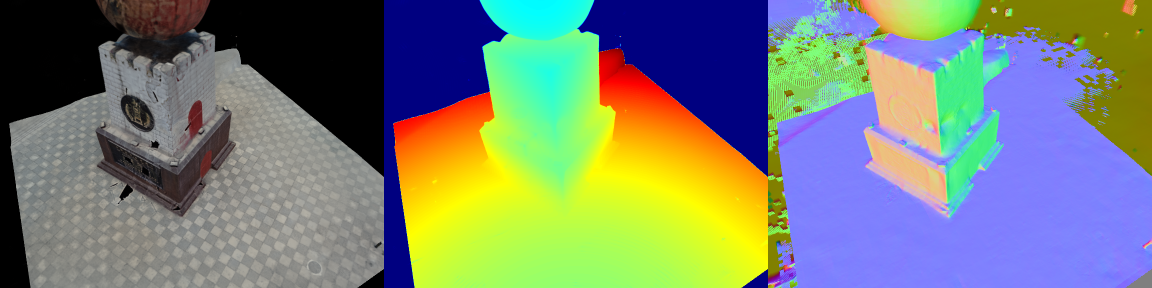
#> input picture assets/general_smooth.png, 2304 x 576 px (shown at 1/2 size)
$ python -i blendedmvs2colmap.py   (imports and definitions only)
#> lines starting #> are read from the running program, lines starting #| are printed output that depends on the picture
import os
import cv2
from tqdm import tqdm
import numpy as np
import struct
from typing import Tuple
import time
from argparse import ArgumentParser
import shutil
import json
from pathlib import Path
from PIL import Image

# from https://github.com/colmap/colmap/tree/dev/scripts/python
from utils.read_write_model import read_images_binary, rotmat2qvec
from utils.read_write_dense import read_array
from utils.read_write_model import read_model, write_model
from utils.database import COLMAPDatabase

colmap_bin = 'colmap'

# [114 lines left out: functions parse_args, run_command, create_cameras_and_points_txt, project_pinhole, create_images_txt, load_K_Rt_from_P and 2 more, not called in this run]

def load_from_blendedmvs(source: str) -> Tuple[list, dict, dict, dict, dict]:
    fx = []
    fy = []
    cx = []
    cy = []

    id_list = []
    pose_dict = dict()
    image_dict = dict()
    mask_dict = dict()
    blended_images_path = os.path.join(source, 'blended_images')
    for i, image_filename in enumerate(os.listdir(blended_images_path)):
        id_list.append(i)
        image = cv2.imread(os.path.join(blended_images_path, image_filename))
        H, W, _ = image.shape

        # Load extrinsic and intrinsic using load_cam()
        cam_file_path = os.path.join(source, 'cams', image_filename.replace('.jpg', '_cam.txt'))
        extrinsic, intrinsics = load_cam(cam_file_path)

        camtoworld =  np.linalg.inv(extrinsic)

        # Create mask where black pixels are 1, others are 0
        lower_black = np.array([0, 0, 0])
        upper_black = np.array([255, 255, 15])
        black_mask = cv2.inRange(image, lower_black, upper_black)
        foreground_mask = cv2.bitwise_not(black_mask)

        # append data
        fx.append(intrinsics[0, 0])
        fy.append(intrinsics[1, 1])
        cx.append(intrinsics[0, 2])
        cy.append(intrinsics[1, 2])
        pose_dict[i] = camtoworld

        image_dict[i] = image
        mask_dict[i] = foreground_mask

    intrinsic_dict = {'width': W, 'height': H, 'fx': fx[0], 'fy': fy[0], 'cx': cx[0], 'cy': cy[0]}
    return id_list, pose_dict, image_dict, mask_dict, intrinsic_dict

import requests
from rich.progress import track
from pathlib import Path
# [113 lines left out: functions get_vocab_tree, create_masked_image, main, not called in this run]


# [3 lines not run here, left out]

>>> import cv2
>>> picture = cv2.imread('../assets/general_smooth.png', cv2.IMREAD_GRAYSCALE)
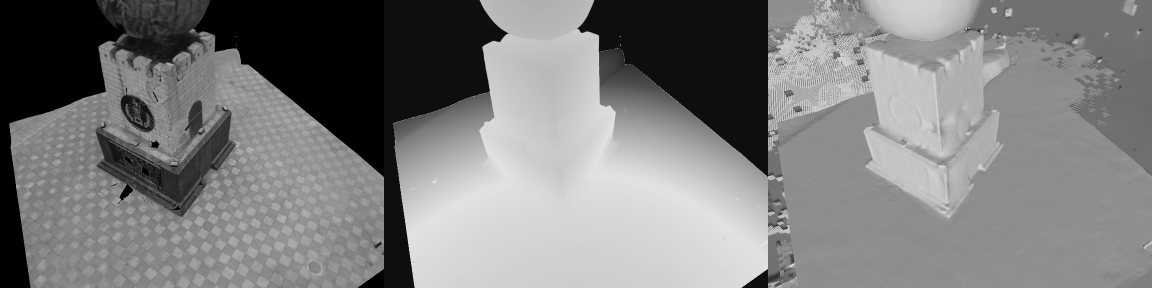
#> picture: shape (576, 2304) (shown at 1/2 size); min 0, max 225, mean 125
#> (the run stopped early here; a loop or call above may not have finished)

$ run again, on assets/nsr2angelo.png
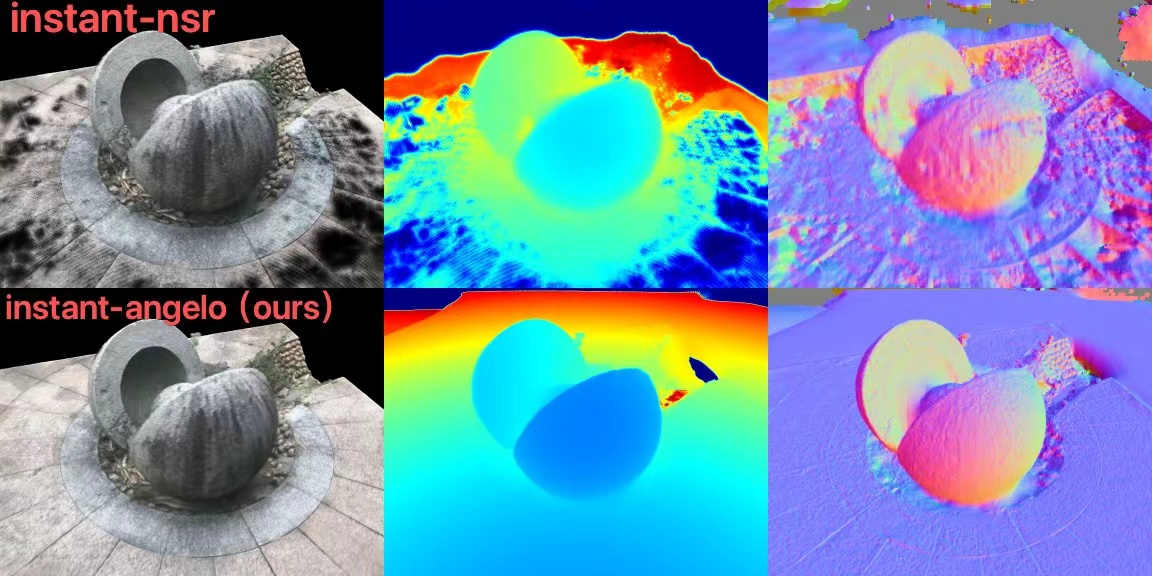
#> input picture assets/nsr2angelo.png, 1152 x 576 px
#> `picture = cv2.imread('../assets/general_smooth.png', cv2.IMREAD_GRAYSC..`:
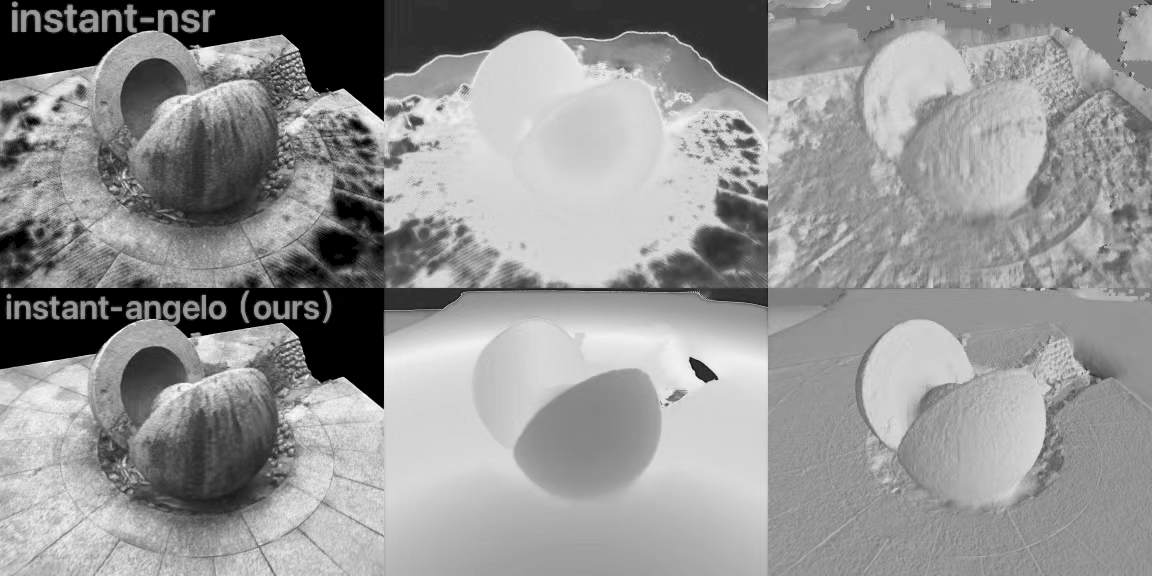
#> picture: shape (576, 1152); min 0, max 255, mean 147.7

$ run again, on assets/over-smooth.png
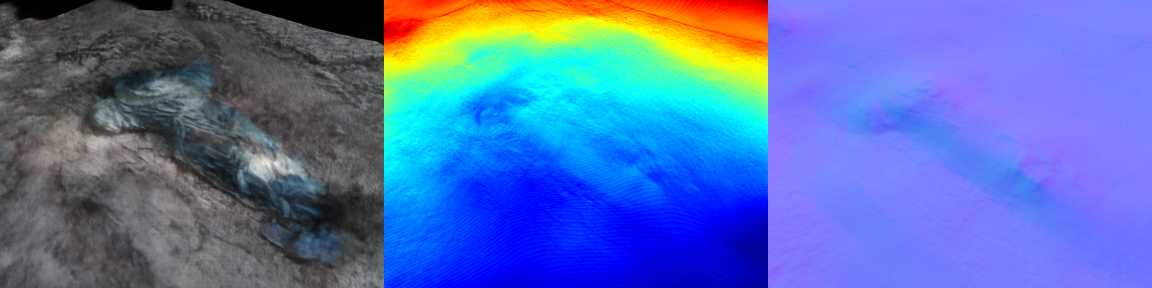
#> input picture assets/over-smooth.png, 2304 x 576 px (shown at 1/2 size)
#> `picture = cv2.imread('../assets/general_smooth.png', cv2.IMREAD_GRAYSC..`:
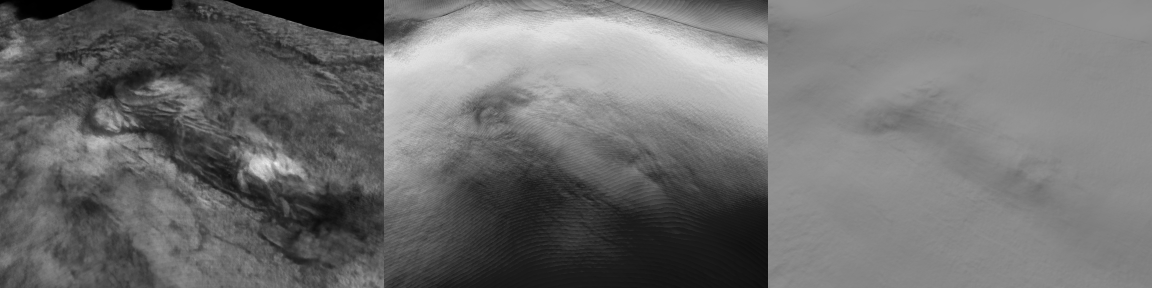
#> picture: shape (576, 2304) (shown at 1/2 size); min 0, max 243, mean 110.8

$ run again, on assets/sparse-50k.png
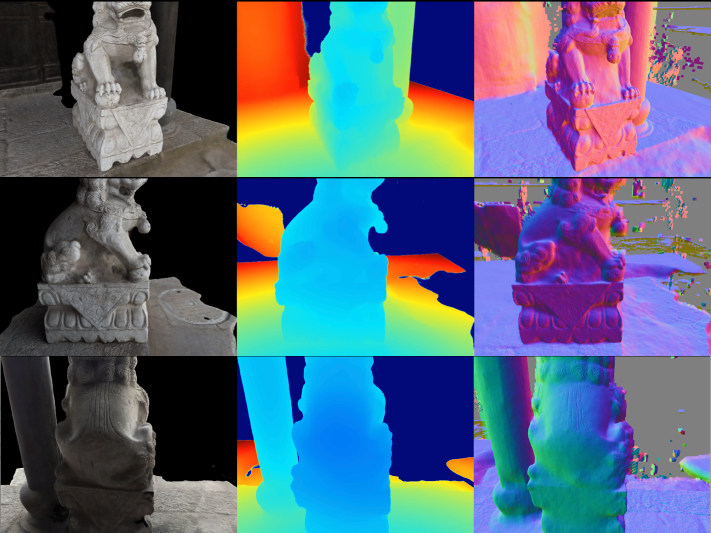
#> input picture assets/sparse-50k.png, 1422 x 1066 px (shown at 1/2 size)
#> `picture = cv2.imread('../assets/general_smooth.png', cv2.IMREAD_GRAYSC..`:
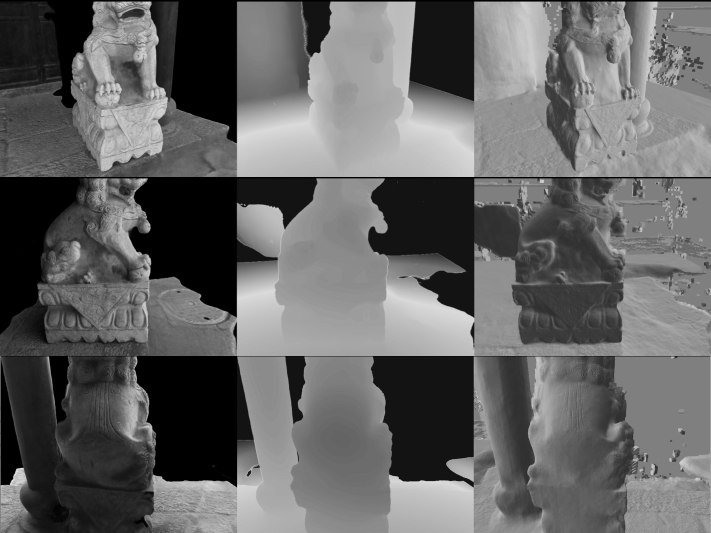
#> picture: shape (1066, 1422) (shown at 1/2 size); min 0, max 255, mean 100.3
